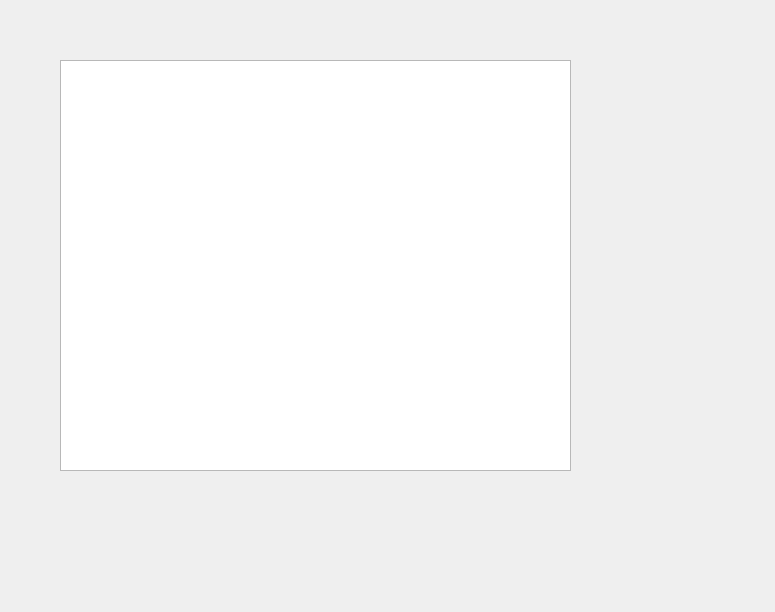
<?xml version="1.0" encoding="UTF-8"?>
<ui version="4.0">
 <class>DialogListView</class>
 <widget class="QDialog" name="DialogListView">
  <property name="geometry">
   <rect>
    <x>0</x>
    <y>0</y>
    <width>775</width>
    <height>612</height>
   </rect>
  </property>
  <property name="windowTitle">
   <string>Dialog</string>
  </property>
  <widget class="QListView" name="listView">
   <property name="geometry">
    <rect>
     <x>60</x>
     <y>60</y>
     <width>511</width>
     <height>411</height>
    </rect>
   </property>
  </widget>
 </widget>
 <resources/>
 <connections/>
</ui>
